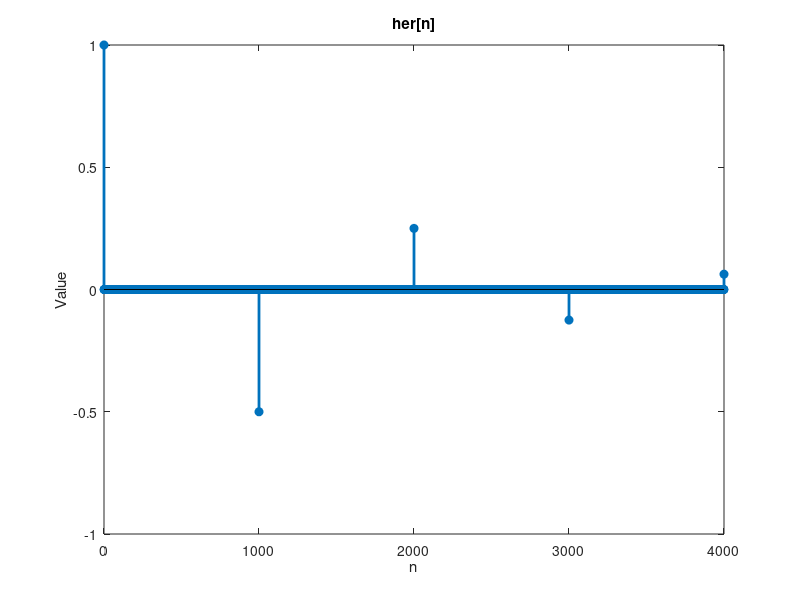

Write MATLAB code to recreate this figure.
d = [1 zeros(1, 4000)]; 
n0 = 0:4000;
her = filter(1, [1 zeros(1,999) 0.5], d);
stem(n0, her,"filled","LineWidth",2); 
xlabel("n");ylabel("Value");title('her[n]');